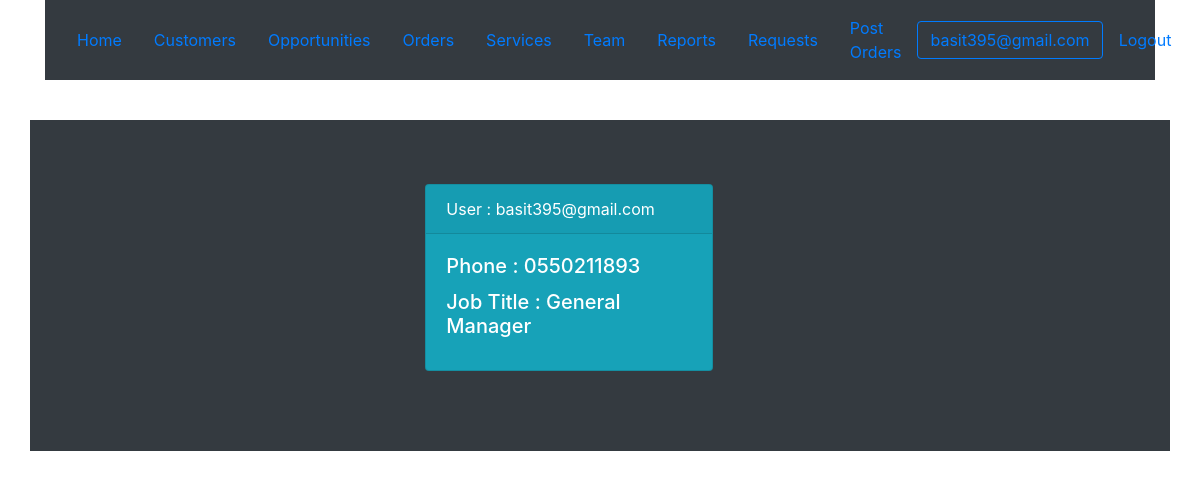
/accounts/profile/ (signed in), run on the app's committed database.
### accounts/models.py (models this page shows, shortened)
class Profile(models.Model):
    user = models.OneToOneField(User,on_delete=models.CASCADE)
    phone = models.CharField("Phon No",max_length=100,null=True)
    jobtitle = models.CharField("Job Title",max_length=100,null=True)

### accounts/views.py (the view)
# urls.py: path('profile/', views.profile, name='profile'),
def profile(request):
    profile = Profile.objects.get(user=request.user)
    context = {'profile':profile}
    return render(request, 'accounts/profile.html',context)

### accounts/templates/accounts/profile.html
{% extends 'crmapp/base.html' %}
{% block content %}
  <br>
  <div class="container p-3 my-3 bg-dark text-white">
<div class="row">
<div class="col-4 "></div>
<div class="col-4">
<div class="card text-white bg-info mt-5 " style="max-width: 18rem;">
  <div class="card-header">User : {{ profile.user}}</div>
  <div class="card-body">
    <h5 class="card-title">Phone :  {{ profile.phone}}</h5>
    <h5 class="card-title">Job Title :  {{ profile.jobtitle}}</h5>
  </div>
</div>
</div>
<div class="col-4"></div>
</div>
<div class="container p-3 my-3 bg-dark text-white">
</div>
</div>
{% endblock %}

### crmapp/templates/crmapp/base.html (shortened to what this page needs)
<!DOCTYPE html>
<html lang="en" dir="ltr">
  <head>
<link rel="stylesheet" href="https://stackpath.bootstrapcdn.com/bootstrap/4.5.0/css/bootstrap.min.css">
</head>
  <body>
  <div class="container">
  <nav class="navbar navbar-expand-lg navbar-light bg-dark">
    <a class="nav-link" href="{% url 'home' %}">Home<span class="sr-only">(current)</span></a>
    <a class="nav-link" href="{% url 'customerslist' %}"> Customers <span class="sr-only">(current)</span></a>
    <a class="nav-link" href="{% url 'opportunitylist' %}"> Opportunities <span class="sr-only">(current)</span></a>
    <a class="nav-link" href="{% url 'order' %}">Orders<span class="sr-only">(current)</span></a>
    <a class="nav-link" href="{% url 'servicelist' %}">Services<span class="sr-only">(current)</span></a>
    <a class="nav-link" href="{% url 'stafflist' %}">Team <span class="sr-only">(current)</span></a>
    <a class="nav-link" href="">Reports<span class="sr-only">(current)</span></a>
    <a class="nav-link" href="{% url 'suggestion' %}">Requests<span class="sr-only">(current)</span></a>
    <a class="nav-link" href="{% url 'orderpost' %}">Post Orders<span class="sr-only">(current)</span></a>
    {% if user.username %}
    <button  class="btn btn-outline-primary">{{user.username}}</a></button>
    <a class="nav-link" href="{% url 'logout' %}">Logout<span class="sr-only">(current)</span></a>
    {% else %}
    <a class="nav-link" href="{% url 'login' %}">Login<span class="sr-only">(current)</span></a>
    {% endif %}
  </nav>
</div>
{% block content %}
  {% endblock %}
  </body>
</html>

### data on the page
Profile: user "basit395@gmail.com", phone "0550211893", jobtitle "General Manager"

### other printed values
{{ user.username }} "basit395@gmail.com"
